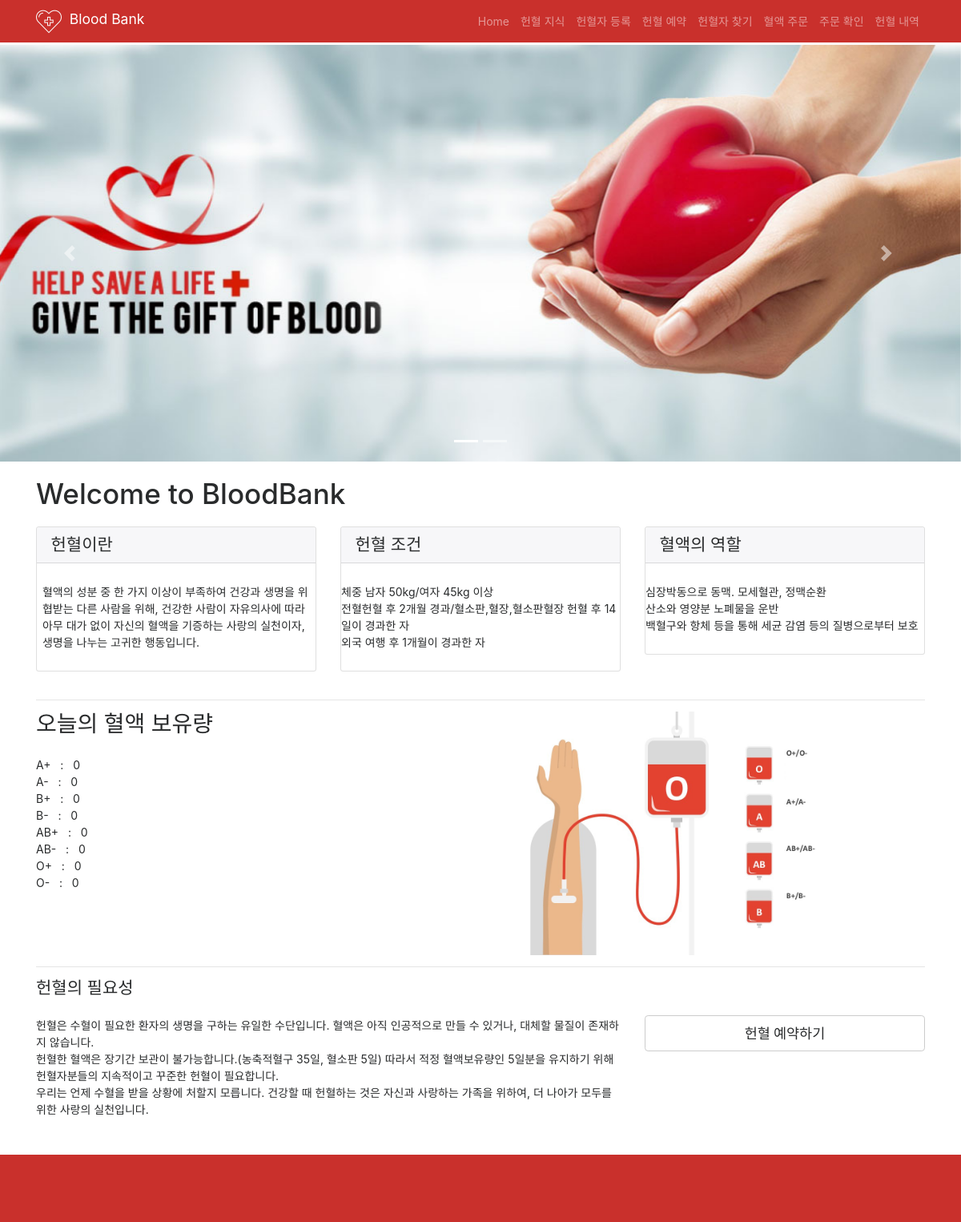
/bbdms/index.php, run on the app's committed database.
### tables this page shows
CREATE TABLE `blood` (
  `id` int(11) NOT NULL AUTO_INCREMENT,
  `bloodtype` varchar(20) DEFAULT NULL,
  `amount` int(10) unsigned NOT NULL DEFAULT 0,
  PRIMARY KEY (`id`)
);

### bbdms/index.php (the view, shortened to what this page needs)
<?php
include('includes/config.php');
?>
<!DOCTYPE html>
<html lang="en">
<head>
    <link href="vendor/bootstrap/css/bootstrap.css" rel="stylesheet">
    <link href="css/modern-business.css" rel="stylesheet">
    <link rel="stylesheet" href="css/style.css">
</head>
<body>
<?php include('includes/header.php');?>
<?php include('includes/slider.php');?>
    <div class="container">
        <h1 class="my-4">Welcome to BloodBank</h1>
        <div class="row">
            <div class="col-lg-4 mb-4">
                <div class="card">
                    <h4 class="card-header">헌혈이란</h4>
                        <p class="card-text">
                        <p style="padding-left:2%">혈액의 성분 중 한 가지 이상이 부족하여 건강과 생명을 위협받는 다른 사람을 위해, 건강한 사람이 자유의사에 따라 아무 대가 없이 자신의 혈액을 기증하는 사랑의 실천이자, 생명을 나누는 고귀한 행동입니다. </p>
                </div>
            </div>
            <div class="col-lg-4 mb-4">
                <div class="card">
                    <h4 class="card-header">헌혈 조건</h4>
                        <p class="card-text" style="padding-left:2%">
                          <ul>
                          <li>체중 남자 50kg/여자 45kg 이상</li>
                          <li>전혈헌혈 후 2개월 경과/혈소판,혈장,혈소판혈장 헌혈 후 14일이 경과한 자</li>
                          <li>외국 여행 후 1개월이 경과한 자</li>
                        </ul>
                        </p>
                </div>
            </div>
            <div class="col-lg-4 mb-4">
                <div class="card">
                    <h4 class="card-header">혈액의 역할</h4>
                    <p class="card-text" style="padding-left:2%">
                      <ul>
                      <li>심장박동으로 동맥. 모세혈관, 정맥순환</li>
                      <li>산소와 영양분 노폐물을 운반</li>
                      <li>백혈구와 항체 등을 통해 세균 감염 등의 질병으로부터 보호</li>
                    </ul>
                    </p>
            </div>
        </div>
      </div>
        <hr>
        <div class="row">
            <div class="col-lg-6">
                <h2>오늘의 혈액 보유량</h2>
                <p>
                <ul>
                  <?php $sql = "SELECT * from  blood ";
                  $query = $dbh -> prepare($sql);
                  $query->execute();
                  $results=$query->fetchAll(PDO::FETCH_OBJ);
                  $cnt=1;
                  if($query->rowCount() > 0)
                  {
                  foreach($results as $result)
                  {				?>
                  										<tr>
                  											<li><?php echo htmlentities($result->bloodtype);?> &nbsp; : &nbsp; <?php echo htmlentities($result->amount);?></li>
                  										</tr>
                  										<?php $cnt=$cnt+1; }} ?>
                </ul>
            </div>
            <div class="col-lg-6">
                <img class="img-fluid rounded" src="images/blood-donor.jpg" alt="">
            </div>
        </div>
        <hr>
        <div class="row mb-4">
            <div class="col-md-8">
            <h4>헌혈의 필요성</h4>
                <p>
                  <li>헌혈은 수혈이 필요한 환자의 생명을 구하는 유일한 수단입니다. 혈액은 아직 인공적으로 만들 수 있거나, 대체할 물질이 존재하지 않습니다.</li>
                  <li>헌혈한 혈액은 장기간 보관이 불가능합니다.(농축적혈구 35일, 혈소판 5일) 따라서 적정 혈액보유량인 5일분을 유지하기 위해 헌혈자분들의 지속적이고 꾸준한 헌혈이 필요합니다.</li>
                  <li>우리는 언제 수혈을 받을 상황에 처할지 모릅니다. 건강할 때 헌혈하는 것은 자신과 사랑하는 가족을 위하여, 더 나아가 모두를 위한 사랑의 실천입니다.</li>
                </p>
            </div>
            <div class="col-md-4">
                <p>
                  <ul class="list-unstyled">
                    <li> &nbsp; </li>
                  </ul>
                  <p>
                <a class="btn btn-lg btn-secondary btn-block" href="become-donar.php">헌혈 예약하기</a>
            </div>
        </div>
    </div>
  <?php include('includes/footer.php');?>
</body>
</html>

### bbdms/includes/header.php (shortened to what this page needs)
<nav class="navbar fixed-top navbar-toggleable-md navbar-inverse bg-inverse">
    <div class="container">
        <a class="navbar-brand" href="index.php">
          <img src="images/blood-donation.png" class="rounded float-left" alt="">&nbsp; Blood Bank
        </a>
        <div class="collapse navbar-collapse" id="navbarExample">
            <ul class="navbar-nav ml-auto">
              <li class="nav-item">
                <a class="nav-link" href="index.php"> Home</a>
            </li>
                <li class="nav-item">
                    <a class="nav-link" href="page.php">헌혈 지식</a>
                </li>
                <li class="nav-item">
                    <a class="nav-link" href="become-donar.php">헌혈자 등록</a>
                </li>
                <li class="nav-item">
                    <a class="nav-link" href="reservation.php">헌혈 예약</a>
                </li>
                 <li class="nav-item">
                    <a class="nav-link" href="search-donor.php">헌혈자 찾기</a>
                </li>
                  <li class="nav-item">
                    <a class="nav-link" href="request.php">혈액 주문</a>
                </li>
                <li class="nav-item">
                  <a class="nav-link" href="requestlist.php">주문 확인</a>
              </li>
              <li class="nav-item">
                <a class="nav-link" href="donationlist.php">헌혈 내역</a>
            </li>
            </ul>
        </div>
    </div>
</nav>

### bbdms/includes/slider.php (shortened to what this page needs)
<header>
       <div id="carouselExampleIndicators" class="carousel slide" data-ride="carousel">
           <ol class="carousel-indicators">
               <li data-target="#carouselExampleIndicators" data-slide-to="0" class="active"></li>
               <li data-target="#carouselExampleIndicators" data-slide-to="1"></li>
           </ol>
           <div class="carousel-inner" role="listbox">
               <div class="carousel-item active" style="background-image: url('images/banner4.jpg')">
                   <div class="carousel-caption d-none d-md-block">
                   </div>
               </div>
           </div>
           <a class="carousel-control-prev" href="#carouselExampleIndicators" role="button" data-slide="prev">
               <span class="carousel-control-prev-icon" aria-hidden="true"></span>
           </a>
           <a class="carousel-control-next" href="#carouselExampleIndicators" role="button" data-slide="next">
               <span class="carousel-control-next-icon" aria-hidden="true"></span>
           </a>
       </div>
   </header>

### bbdms/includes/footer.php (shortened to what this page needs)
<footer class="py-5 bg-inverse">
  </footer>

### bbdms/css/modern-business.css (style rules this page uses)
body { padding-top: 54px; }
@media (min-width: 992px) { body { padding-top: 56px; } }
.carousel-item { height: 65vh; min-height: 300px; background: no-repeat center center scroll; -webkit-background-size: cover; -moz-background-size: cover; -o-background-size: cover; background-size: cover; }

### bbdms/admin/css/style.css (style rules this page uses)
html { font-size: 14px; }
@media only screen and (min-width: 480px) { html { font-size: 17px; } }
@media only screen and (min-width: 768px) { html { font-size: 14px; } }
@media only screen and (min-width: 1024px) { p { font-size: 1em; margin-bottom: 1.8em; } }
body { font-size: 1em; }
a { color: #37a6c4; }
.btn { font-family: 'Oswald', sans-serif; }
ul, li { margin: 0; padding: 0; list-style: none; }
.btn { text-transform: none; }

### bbdms/index.php (style rules this page uses)
.carousel-item.active, .carousel-item-next, .carousel-item-prev { display: block; }

### data on the page
blood: bloodtype "A+", amount "0"
blood: bloodtype "A-", amount "0"
blood: bloodtype "B+", amount "0"
blood: bloodtype "B-", amount "0"
blood: bloodtype "AB+", amount "0"
blood: bloodtype "AB-", amount "0"
blood: bloodtype "O+", amount "0"
blood: bloodtype "O-", amount "0"
